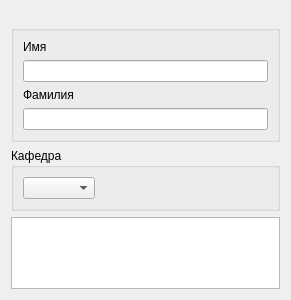
<?xml version="1.0" encoding="UTF-8"?>
<ui version="4.0">
 <class>SearchStaffUniversity</class>
 <widget class="QDialog" name="SearchStaffUniversity">
  <property name="geometry">
   <rect>
    <x>0</x>
    <y>0</y>
    <width>291</width>
    <height>300</height>
   </rect>
  </property>
  <property name="windowTitle">
   <string>Dialog</string>
  </property>
  <layout class="QVBoxLayout" name="verticalLayout_5">
   <item>
    <widget class="QGroupBox" name="groupBox">
     <property name="title">
      <string> </string>
     </property>
     <layout class="QVBoxLayout" name="verticalLayout_6">
      <item>
       <layout class="QVBoxLayout" name="verticalLayout_2">
        <item>
         <widget class="QLabel" name="label_2">
          <property name="text">
           <string>Имя</string>
          </property>
         </widget>
        </item>
        <item>
         <widget class="QLineEdit" name="lineEditName"/>
        </item>
       </layout>
      </item>
      <item>
       <layout class="QVBoxLayout" name="verticalLayout">
        <item>
         <widget class="QLabel" name="label">
          <property name="text">
           <string>Фамилия</string>
          </property>
         </widget>
        </item>
        <item>
         <widget class="QLineEdit" name="lineEditLastName"/>
        </item>
       </layout>
      </item>
     </layout>
    </widget>
   </item>
   <item>
    <widget class="QGroupBox" name="groupBox_2">
     <property name="title">
      <string>Кафедра</string>
     </property>
     <layout class="QHBoxLayout" name="horizontalLayout">
      <item>
       <widget class="QComboBox" name="comboBox">
        <property name="maximumSize">
         <size>
          <width>100</width>
          <height>16777215</height>
         </size>
        </property>
       </widget>
      </item>
      <item>
       <spacer name="horizontalSpacer">
        <property name="orientation">
         <enum>Qt::Horizontal</enum>
        </property>
        <property name="sizeHint" stdset="0">
         <size>
          <width>40</width>
          <height>20</height>
         </size>
        </property>
       </spacer>
      </item>
     </layout>
    </widget>
   </item>
   <item>
    <widget class="QTableView" name="tableView">
     <attribute name="horizontalHeaderVisible">
      <bool>false</bool>
     </attribute>
     <attribute name="horizontalHeaderDefaultSectionSize">
      <number>1000</number>
     </attribute>
    </widget>
   </item>
  </layout>
 </widget>
 <resources/>
 <connections/>
</ui>
